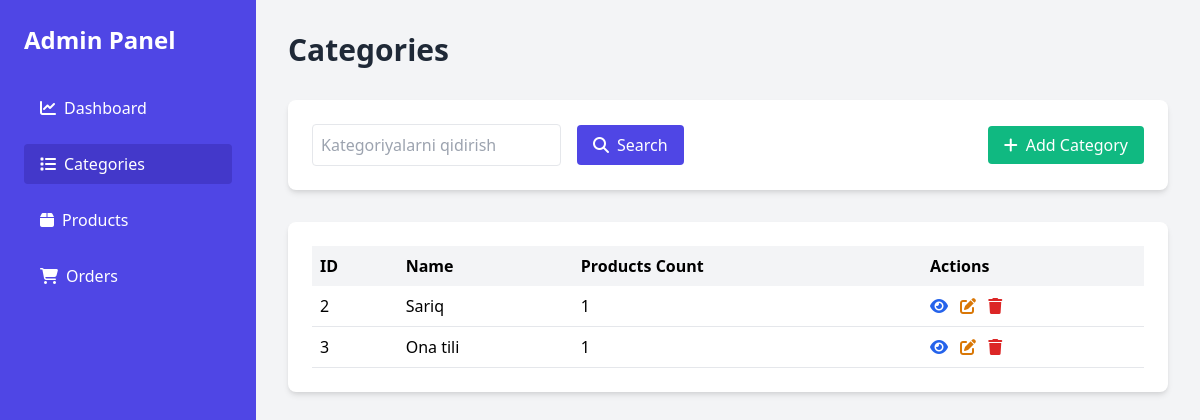
/categories/list/, run on an earlier commit of the app's database.
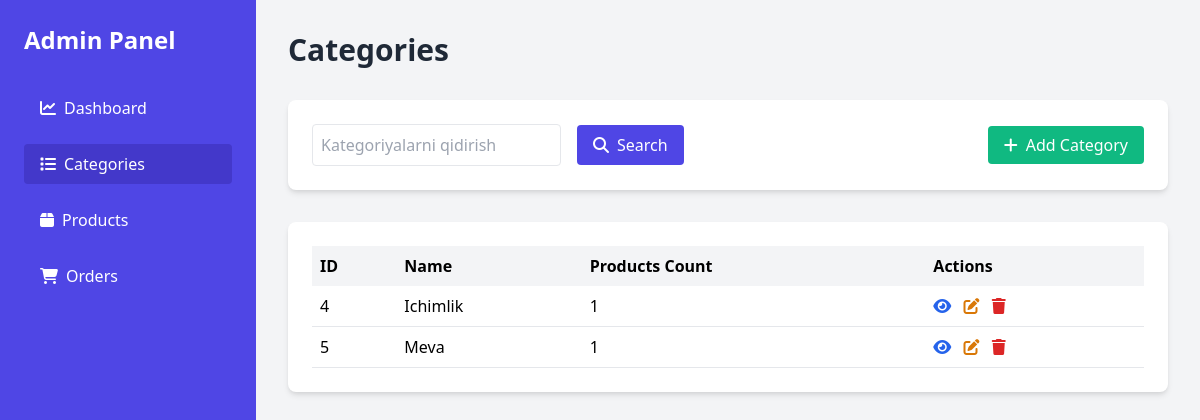
And on a later commit of the database.
### categories/models.py (models this page shows, shortened)
class Category(BaseModel):
    name = models.CharField(max_length=100)
    desc = models.TextField()
    image = models.ImageField(upload_to='categories_image/')
    def get_detail_url(self):
        return reverse('categories:detail', args=[self.pk])
    def get_update_url(self):
        return reverse('categories:update', args=[self.pk])
    def get_delete_url(self):
        return reverse('categories:delete', args=[self.pk])

### categories/views.py (the view)
# urls.py: path('list/', views.category_list, name='list'),
def category_list(request):
    categories = Category.objects.all()
    ctx = {
        'categories': categories,
        'product_count': Product.objects.count(),
    }
    return render(request,'categories/list.html', ctx)

### templates/categories/list.html (shortened to what this page needs)
{% extends 'base.html' %}
{% block content %}
    <main class="flex-1 p-8 overflow-y-auto">
        <header class="flex justify-between items-center mb-8">
            <h2 class="text-3xl font-bold text-gray-800">Categories</h2>
        </header>
        <div class="bg-white p-6 rounded-lg shadow-md mb-8 animate-fadeIn">
            <div class="flex flex-wrap gap-4 items-center justify-between">
                <form method="get" action="{% url 'categories:search' %}" class="flex flex-wrap gap-4 items-center">
                    <input type="text" name="search" placeholder="Kategoriyalarni qidirish" class="border p-2 rounded" value="{{ search }}">
                    <button type="submit" class="bg-indigo-600 text-white px-4 py-2 rounded hover:bg-indigo-700 transition-colors duration-200">
                        <i class="fas fa-search mr-2"></i>Search
                    </button>
                </form>
                <div>
                    <a href="{% url 'categories:create' %}" class="bg-green-500 text-white px-4 py-2 rounded hover:bg-green-600 transition-colors duration-200">
                        <i class="fas fa-plus mr-2"></i>Add Category
                    </a>
                </div>
            </div>
        </div>
        {% if categories %}
            <div class="bg-white p-6 rounded-lg shadow-md animate-fadeIn">
                <table class="w-full">
                    <thead>
                        <tr class="bg-gray-100">
                            <th class="p-2 text-left">ID</th>
                            <th class="p-2 text-left">Name</th>
                            <th class="p-2 text-left">Products Count</th>
                            <th class="p-2 text-left">Actions</th>
                        </tr>
                    </thead>
                    {% for category in categories %}
                        <tbody>
                            <tr class="border-b">
                                <td class="p-2">{{ category.id }}</td>
                                <td class="p-2">{{ category.name }}</td>
                                <td class="p-2">{{ category.products.count }}</td>
                                <td class="p-2">
                                    <a href="{{ category.get_detail_url }}" class="text-blue-600 hover:text-blue-800 mr-2"><i class="fas fa-eye"></i></a>
                                    <a href="{{ category.get_update_url }}" class="text-yellow-600 hover:text-yellow-800 mr-2"><i class="fas fa-edit"></i></a>
                                    <a href="{{ category.get_delete_url }}" class="text-red-600 hover:text-red-800"><i class="fas fa-trash"></i></a>
                                </td>
                            </tr>
                        </tbody>
                    {% endfor %}
                </table>
            </div>
        {% else %}
           <h2 class="text-2xl font-bold text-center text-gray-700 p-6 bg-gradient-to-r from-blue-300 to-blue-500 rounded-lg shadow-md flex items-center justify-center space-x-3">
                <i class="fas fa-folder-open text-yellow-500"></i>
                <span>There are no categories yet</span>
            </h2>
        {% endif %}
    </main>
{% endblock %}

What changed in the data, as far as the page shows it:
removed Category: id "2", name "Sariq", products.count "1"
removed Category: id "3", name "Ona tili", products.count "1"
added Category: id "4", name "Ichimlik", products.count "1"
added Category: id "5", name "Meva", products.count "1"
